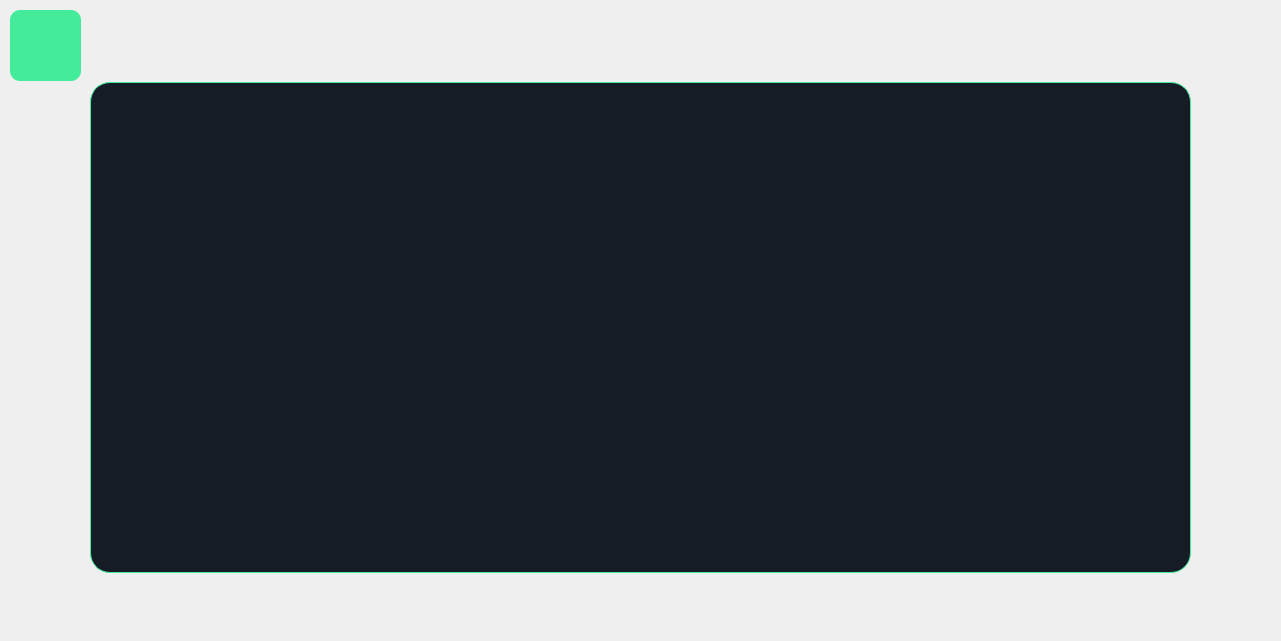
<?xml version="1.0" encoding="UTF-8"?>
<ui version="4.0">
 <class>SimpleGraph</class>
 <widget class="QWidget" name="SimpleGraph">
  <property name="geometry">
   <rect>
    <x>0</x>
    <y>0</y>
    <width>1281</width>
    <height>641</height>
   </rect>
  </property>
  <property name="windowTitle">
   <string>Form</string>
  </property>
  <widget class="QLabel" name="backgroundLabel">
   <property name="geometry">
    <rect>
     <x>0</x>
     <y>-10</y>
     <width>1281</width>
     <height>641</height>
    </rect>
   </property>
   <property name="text">
    <string/>
   </property>
  </widget>
  <widget class="QLabel" name="label">
   <property name="geometry">
    <rect>
     <x>90</x>
     <y>82</y>
     <width>1101</width>
     <height>491</height>
    </rect>
   </property>
   <property name="styleSheet">
    <string notr="true">QLabel {
	background-color: #151c26;
	border-radius: 20px;
	border: 1px solid #44eb9b;
}</string>
   </property>
   <property name="text">
    <string/>
   </property>
  </widget>
  <widget class="QPushButton" name="previousButton">
   <property name="geometry">
    <rect>
     <x>10</x>
     <y>10</y>
     <width>71</width>
     <height>71</height>
    </rect>
   </property>
   <property name="styleSheet">
    <string notr="true">QPushButton {
	background-color: #44eb9b;
	border-radius: 10px;
	border-image: url(:/src/image/previous.png) stretch; 
}</string>
   </property>
   <property name="text">
    <string/>
   </property>
  </widget>
  <widget class="QCustomPlot" name="graph" native="true">
   <property name="geometry">
    <rect>
     <x>290</x>
     <y>110</y>
     <width>661</width>
     <height>431</height>
    </rect>
   </property>
  </widget>
 </widget>
 <customwidgets>
  <customwidget>
   <class>QCustomPlot</class>
   <extends>QWidget</extends>
   <header>qcustomplot.h</header>
   <container>1</container>
  </customwidget>
 </customwidgets>
 <resources/>
 <connections/>
</ui>
